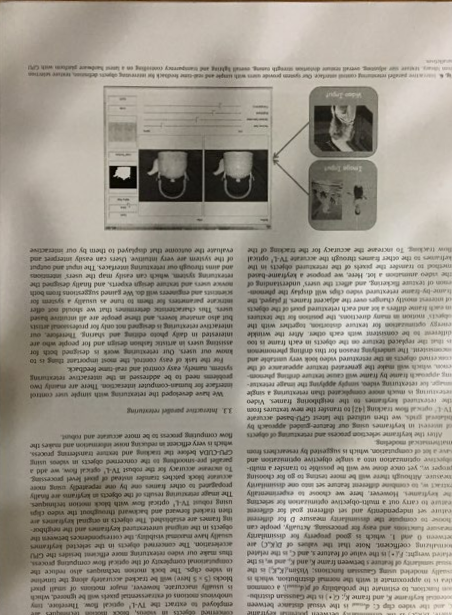
#> input picture assets/rect_1.jpg.bmp, 452 x 615 px
$ python -i jung_2019.py   (imports and definitions only)
#> lines starting #> are read from the running program, lines starting #| are printed output that depends on the picture
#> further down, picture is the input picture: shape (615, 452, 3); mean B, G, R 140.2, 151.2, 156.9
import cv2
import numpy as np
from scipy.signal import convolve2d


def relu(input: np.ndarray) -> np.ndarray:
    input[input < 0] = 0
    return input


def inv_relu(input: np.ndarray) -> np.ndarray:
    input[input > 0] = 0
    return input


class WaterFilling:
    four_neighbours_filter: np.ndarray = np.array(
        [
            [0.0, 1.0, 0.0],
            [1.0, 0.0, 1.0],
            [0.0, 1.0, 0.0],
        ]
    )

    def __init__(self, neta: float = 0.2, k_s: float = 0.2, l: float = 0.85) -> None:
        self.neta = neta
        self.k_s = k_s
        self.l = l

    def __call__(self, image: np.ndarray) -> np.ndarray:
        Y, Cr, Cb = cv2.cvtColor(image, cv2.COLOR_BGR2YCrCb).transpose((2, 0, 1))
        G = self.flood(Y)
        Y_new = self.incremental(G, Y)
        return cv2.cvtColor(np.stack([Y_new, Cr, Cb], axis=-1), cv2.COLOR_YCrCb2BGR)  # type: ignore

    @staticmethod
    def downsample(Y: np.ndarray, k_s: float) -> np.ndarray:
#> called with k_s = 0.2
        height, width = map(lambda x: int(x * k_s), Y.shape)
#> height = 123; width = 90
        Y_bar = cv2.resize(Y, (width, height), interpolation=cv2.INTER_LINEAR)
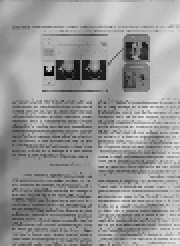
#> Y_bar: shape (123, 90) float32 (shown 2 times larger); min 1.41, max 228.4, mean 152.1
        return Y_bar  # type: ignore

    def flood(self, Y: np.ndarray, n_iter: int = 2500) -> np.ndarray:
        Y_bar = self.downsample(Y.copy().astype(np.float32), self.k_s)
        w = np.zeros_like(Y_bar, dtype=np.float32)

        for t in range(n_iter):
            G = Y_bar + w
            h_hat = G.max()

            w_psi = np.exp(-t) * (h_hat - G)
            w_phi = (
                inv_relu(np.roll(G, shift=1, axis=0) - G)
                + inv_relu(np.roll(G, shift=-1, axis=0) - G)
                + inv_relu(np.roll(G, shift=1, axis=1) - G)
                + inv_relu(np.roll(G, shift=-1, axis=1) - G)
            )

            w_new = relu(w_psi + self.neta * w_phi + w)
            w[1:-1, 1:-1] = w_new[1:-1, 1:-1]
#> this loop made 2500 passes
#> pass 1, in flood, `w_new = relu(w_psi + self.neta * w_phi + w)`:
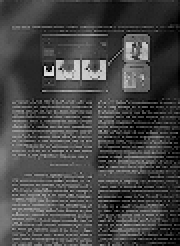
#> w_new: shape (123, 90) float32 (shown 2 times larger); min 0, max 227, mean 69.6
#> after the loop:
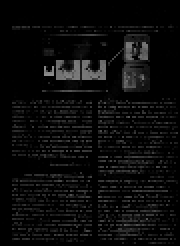
#> w: shape (123, 90) float32 (shown 2 times larger); min 0, max 142.6, mean 11.5

        output = cv2.resize(G, Y.shape[::-1], interpolation=cv2.INTER_LINEAR)  # type: ignore
        output = output.astype(np.uint8)

        return output

    def incremental(
        self, G: np.ndarray, I: np.ndarray, n_iters: int = 100
    ) -> np.ndarray:
#> called with n_iters = 100
        G = G.copy().astype(np.float32)
#> G: shape (615, 452) float32
        I = I.copy().astype(np.float32)

        w = np.zeros_like(G, dtype=np.float32)

        for _ in range(n_iters):
            _G = G + w
            J_w = convolve2d(_G, self.four_neighbours_filter, mode="same") - 4 * _G
            w[1:-1, 1:-1] = relu(self.neta * J_w + w)[1:-1, 1:-1]
#> this loop made 100 passes
#> pass 1, in incremental, `J_w = convolve2d(_G, self.four_neighbours_filter, mode="same") - 4 * _G`:
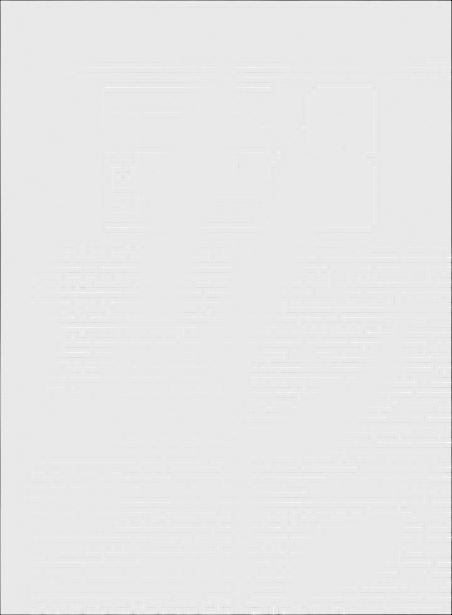
#> J_w: shape (615, 452) float64; min -400, max 37, mean -1.2; drawn with min black and max white
#> after the loop:
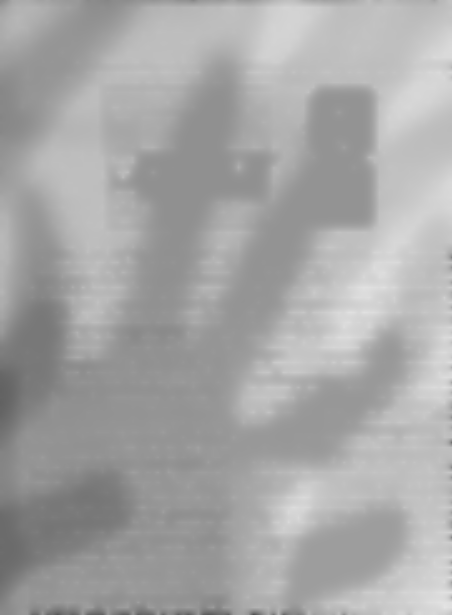
#> _G: shape (615, 452) float32; min 83, max 228, mean 166.8
#> after the loop:
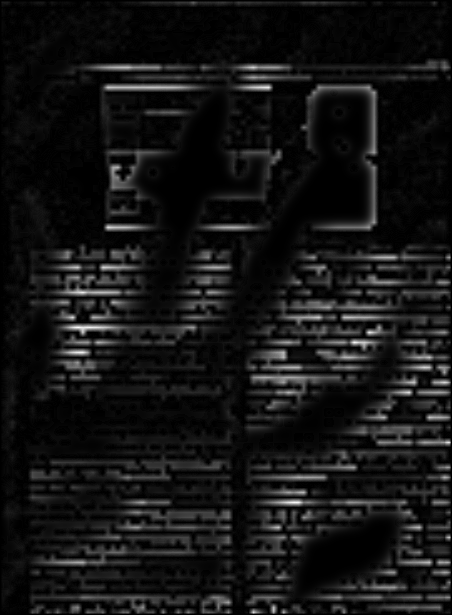
#> w: shape (615, 452) float32; min 0, max 46.45, mean 3.8; drawn with min black and max white

        output = (I / (G + w)) * self.l * 255
        output = output.clip(0, 255.0)
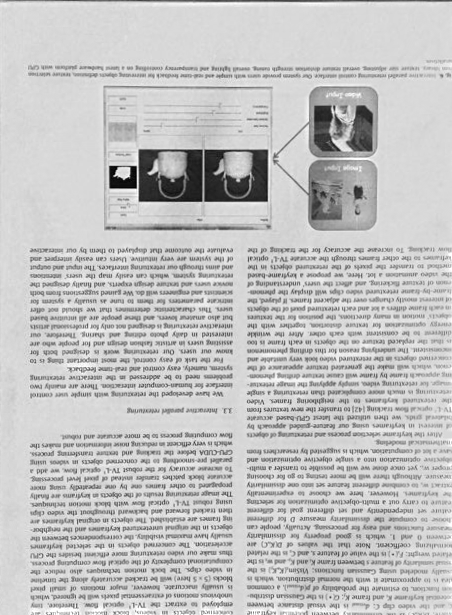
#> output: shape (615, 452) float32; min 1.4, max 255, mean 195.9
        output = output.astype(np.uint8)

        return output

>>> import cv2
>>> picture = cv2.imread('../../assets/rect_1.jpg.bmp')
>>> result = WaterFilling()(picture)

$ run again, on assets/rect_2.jpg.bmp
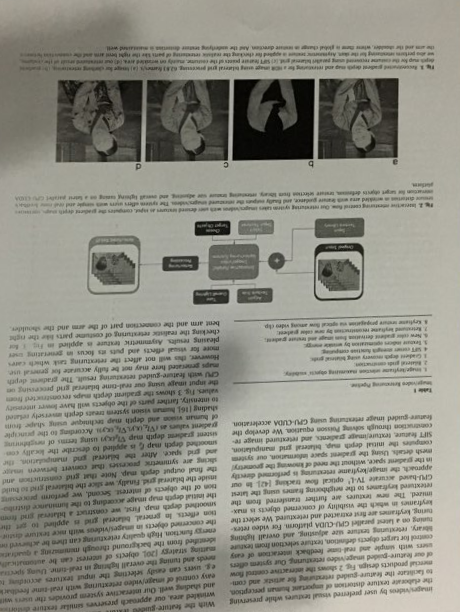
#> input picture assets/rect_2.jpg.bmp, 460 x 612 px
#> picture is the input picture: shape (612, 460, 3); mean B, G, R 132.4, 142.5, 143
#> after the loop in incremental, `for _ in range(n_iters):`:
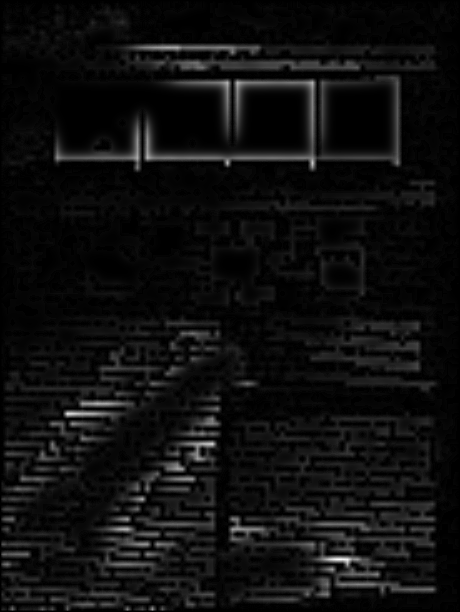
#> w: shape (612, 460) float32; min 0, max 46.88, mean 2.8; drawn with min black and max white
#> in incremental, `output = output.clip(0, 255.0)`:
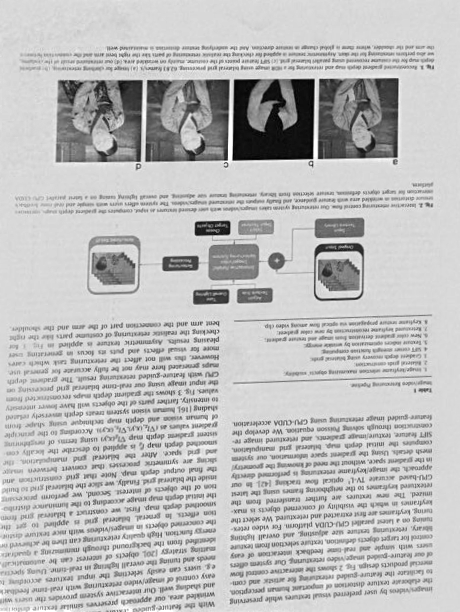
#> output: shape (612, 460) float32; min 0, max 255, mean 190.9

$ run again, on assets/rect_3.jpg.bmp
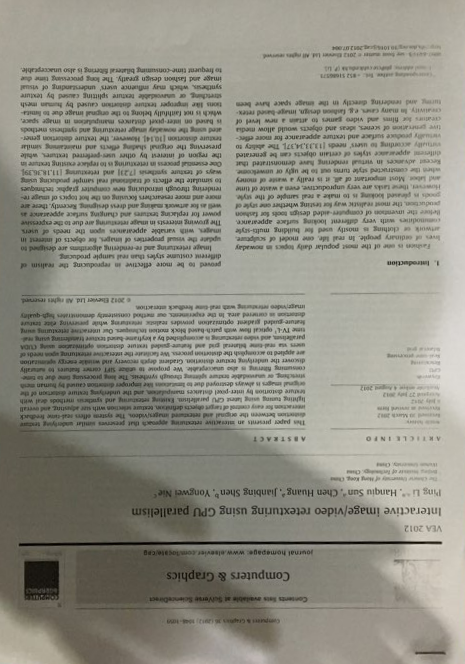
#> input picture assets/rect_3.jpg.bmp, 465 x 664 px
#> picture is the input picture: shape (664, 465, 3); mean B, G, R 133.2, 144.1, 145.5
#> after the loop in incremental, `for _ in range(n_iters):`:
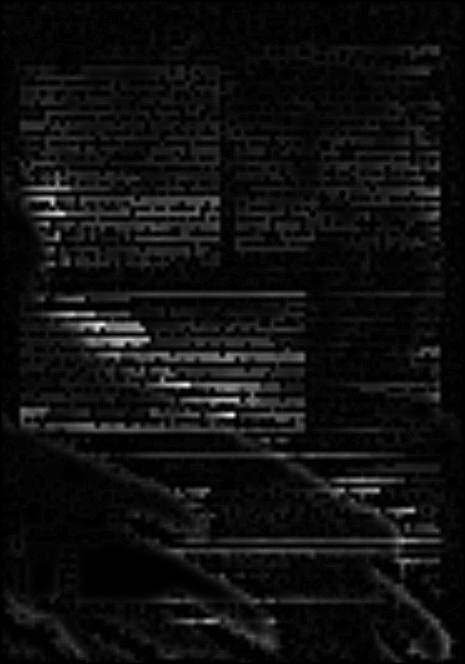
#> w: shape (664, 465) float32; min 0, max 37.71, mean 2.4; drawn with min black and max white
#> in incremental, `output = (I / (G + w)) * self.l * 255`:
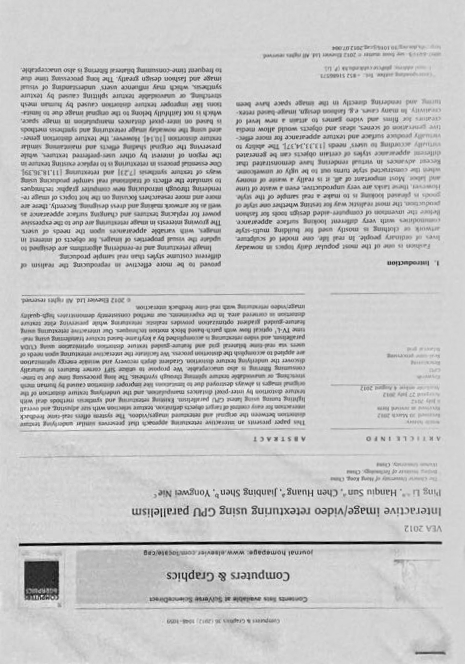
#> output: shape (664, 465) float32; min 2.31, max 260, mean 203; drawn with min black and max white
